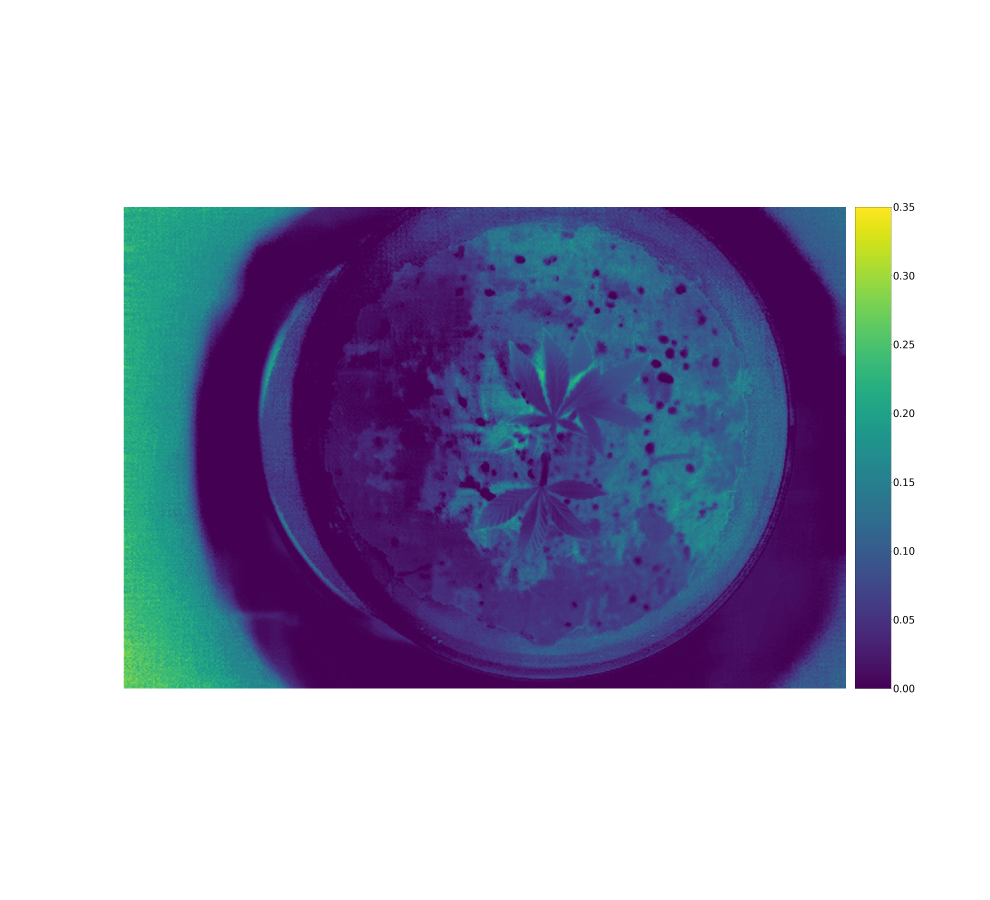
#> input picture ndvi_0.73_1.27.jpg.png, 3960 x 3600 px, given in place of test2.png, which was not available (shown at 1/4 size)
$ jupyter execute ndvi.ipynb   (shell and % lines are left out)
#> lines starting #> are read from the running program, lines starting #| are printed output that depends on the picture; pictures that were not available may be replaced by others from this repository, and a replacement may not be noted
[cell 1]
import cv2
import matplotlib.pyplot as plt
from mpl_toolkits.axes_grid1 import make_axes_locatable
import numpy as np

# np.seterr(divide='ignore', invalid='ignore')
plt.rcParams['figure.figsize'] = [55, 50]

[cell 2]
# img = cv2.imread("data/sat/sat_0.png")
filename = "data/newb/2/test2.png"
img = cv2.imread(filename)
#> img is the input picture: shape (3600, 3960, 3); mean B, G, R 197.8, 176, 175.6
img = cv2.cvtColor(img, cv2.COLOR_RGB2BGR)
plt.imshow(img)

[cell 3]
# img = cv2.resize(img, (img.shape[1],img.shape[0]))
r,g,b = img[::,::,0].astype('float'), img[::,::,1].astype('float'), img[::,::,2].astype('float')
topDiff = (b - r)
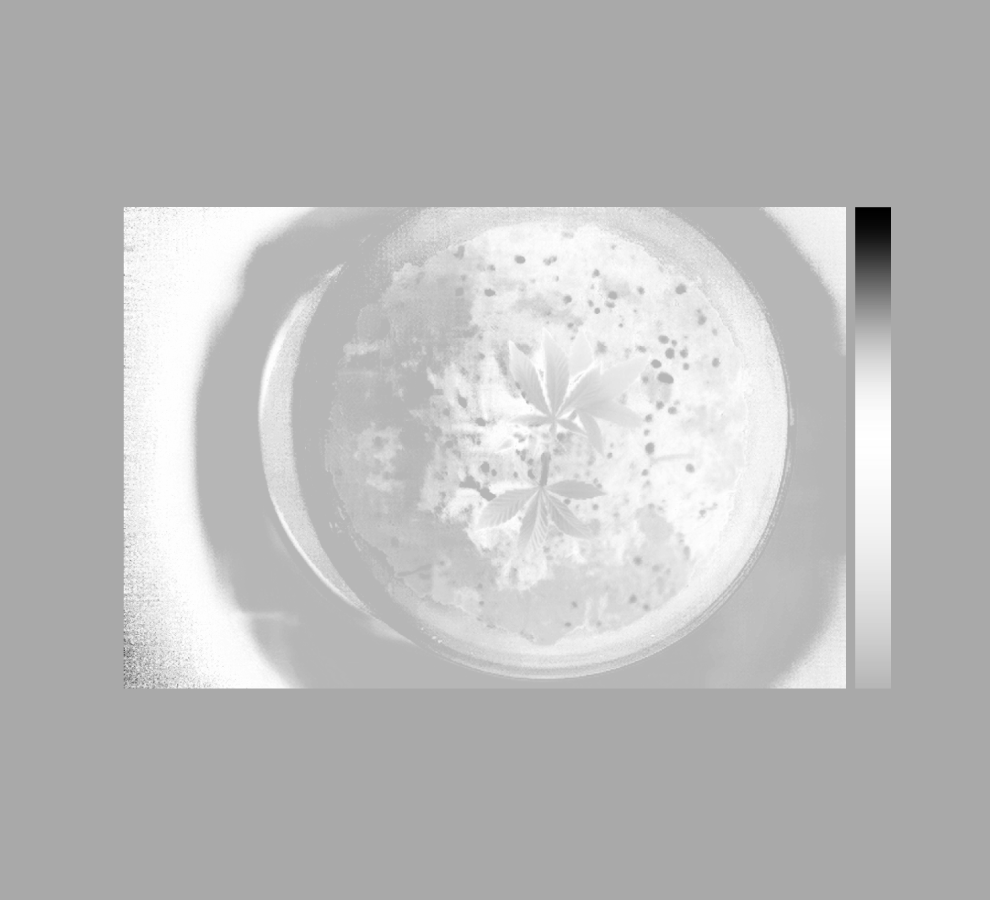
#> topDiff: shape (3600, 3960) float64 (shown at 1/4 size); min -217, max 109, mean 22.2; drawn with min black and max white
botSum = (b + r)
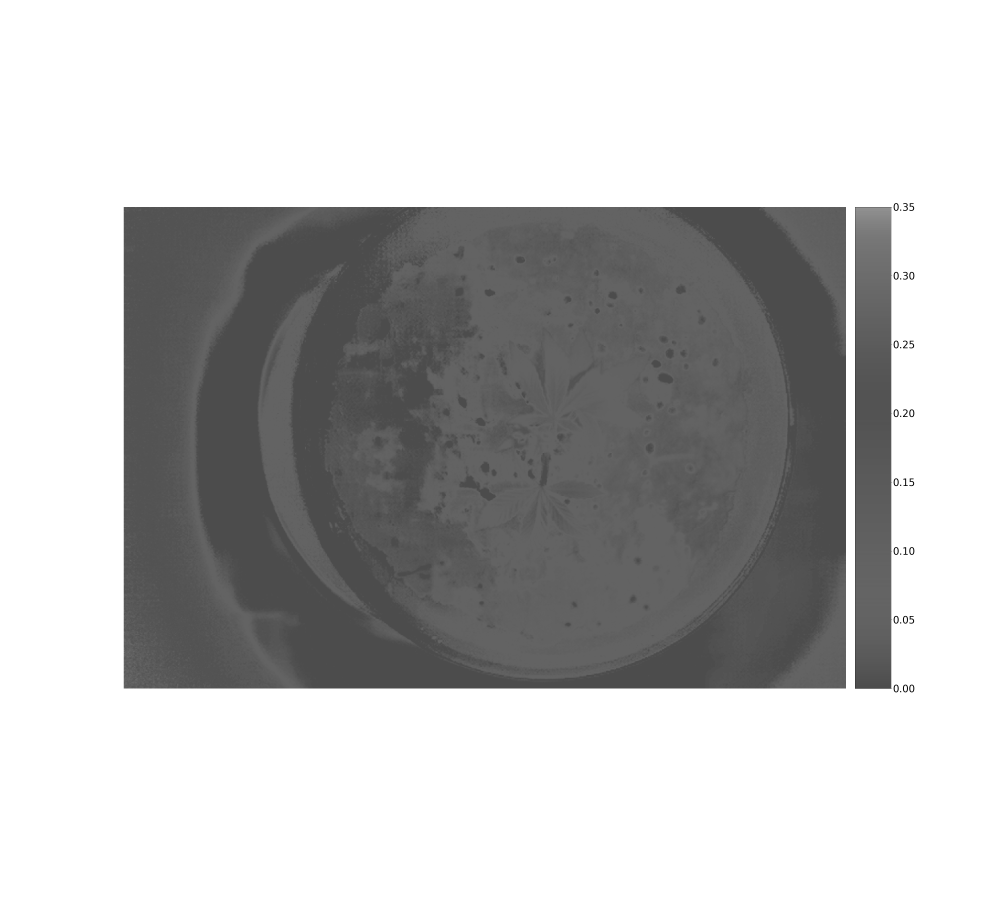
#> botSum: shape (3600, 3960) float64 (shown at 1/4 size); min 0, max 510, mean 373.4; drawn with min black and max white
botSum[botSum == 0] = 0.0001
ndvi = (topDiff)/(botSum)
ndvi[np.isnan(ndvi)] = 0
ndvi *= (ndvi > 0)
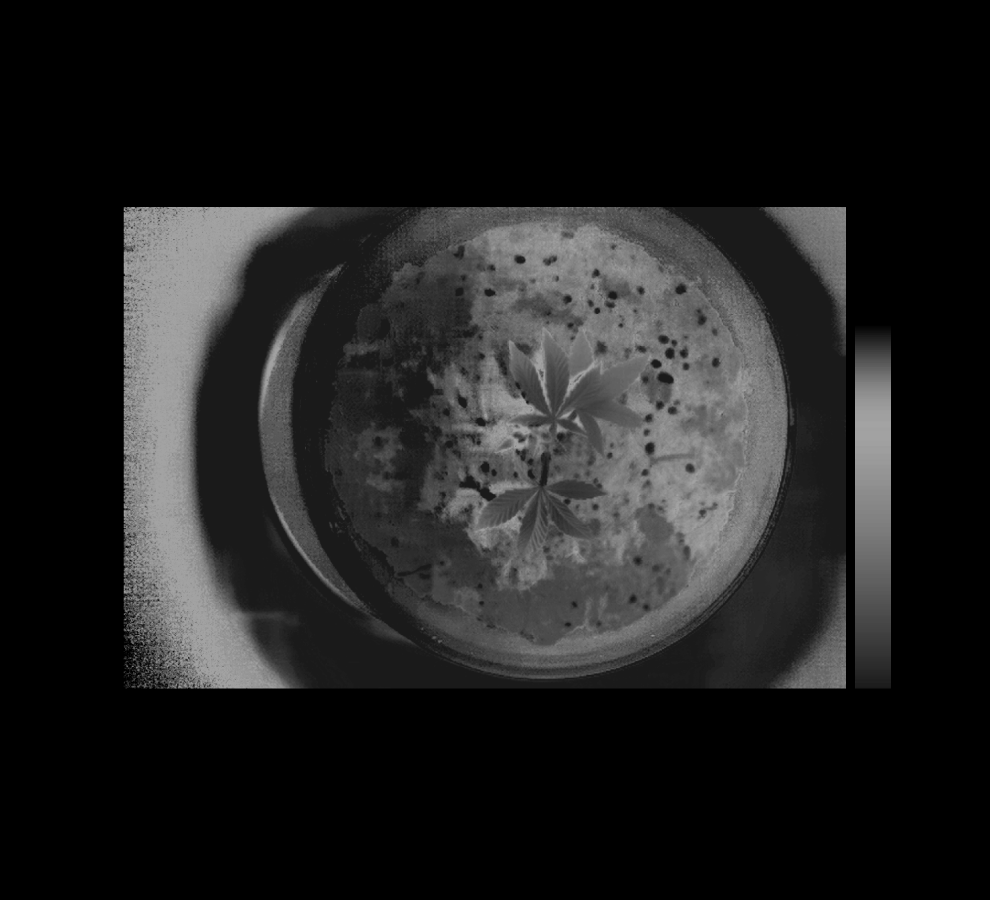
#> ndvi: shape (3600, 3960) float64 (shown at 1/4 size); min 0, max 0.647, mean 0.125

ax = plt.gca()
ax.yaxis.label.set_size(10)
im = ax.imshow(ndvi,cmap="jet")
# create an axes on the right side of ax. The width of cax will be 5%
# of ax and the padding between cax and ax will be fixed at 0.05 inch.
divider = make_axes_locatable(ax)
cax = divider.append_axes("right", size="5%", pad=0.5)
cb = plt.colorbar(im, cax=cax)
cb.ax.tick_params(labelsize=40)
ax.axis('off')
plt.savefig("ndvi_{}.png".format(filename.split("/")[-1]))
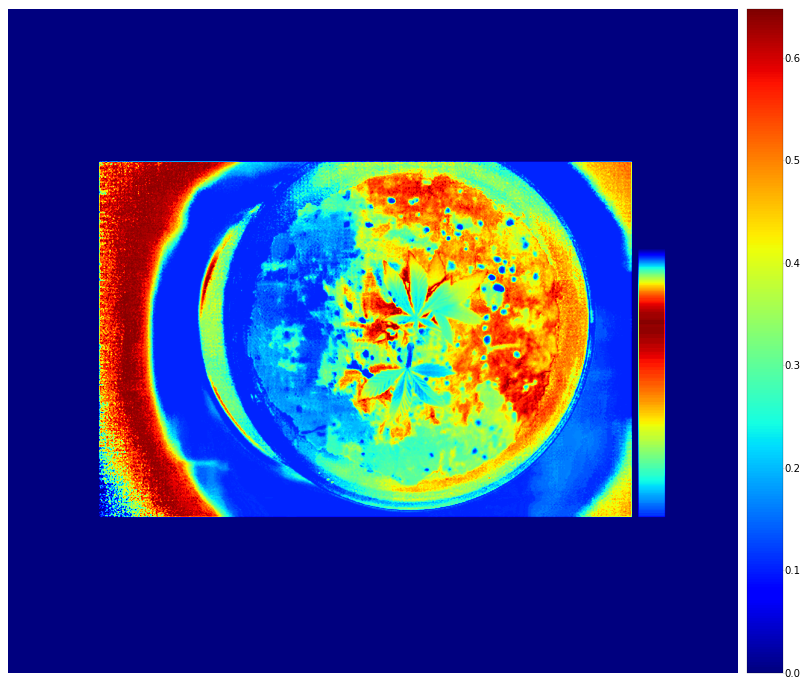
#> figure drawn by matplotlib, 2 panels

[cell 4]
nir = img[::,::,2].astype('float').flatten()
red = img[::,::,0].astype('float').flatten()

# lets try and crop this first, the non veg values are making this confusing
hst = plt.hist2d(red,nir, 93,[[0, 255], [0, 255]],  cmap="jet" )
cbar = plt.colorbar()
cbar.ax.tick_params(labelsize=50)
plt.tick_params(labelsize=50)
plt.xlabel('red',fontsize=100)
plt.ylabel('nir',fontsize=100)
# plt.savefig("ndvi_{}_feature_space.png".format(filename.split("/")[-1]))
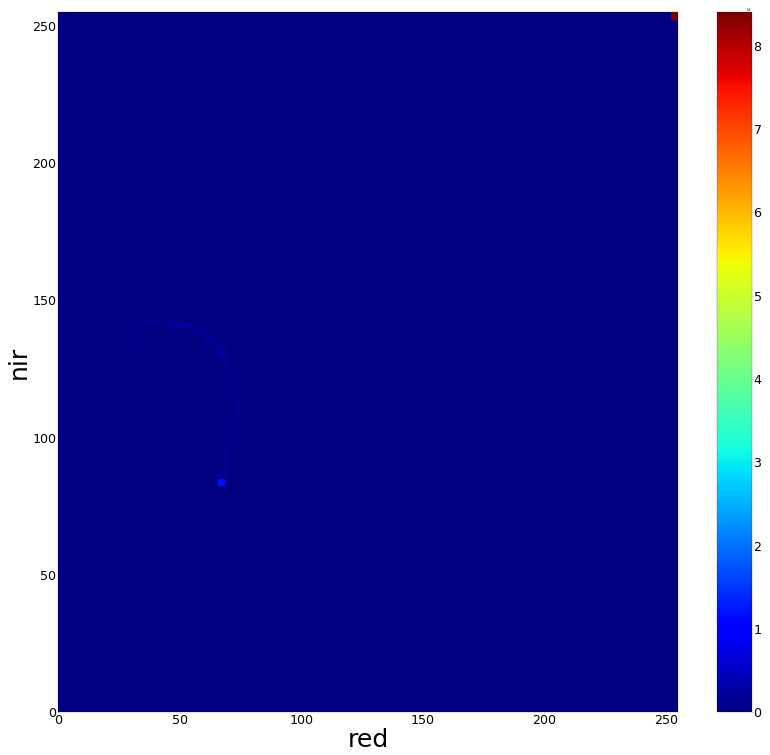
#> figure drawn by matplotlib, 2 panels

$ run again, on ndvi_0.7_1.3.jpg_feature_space.png
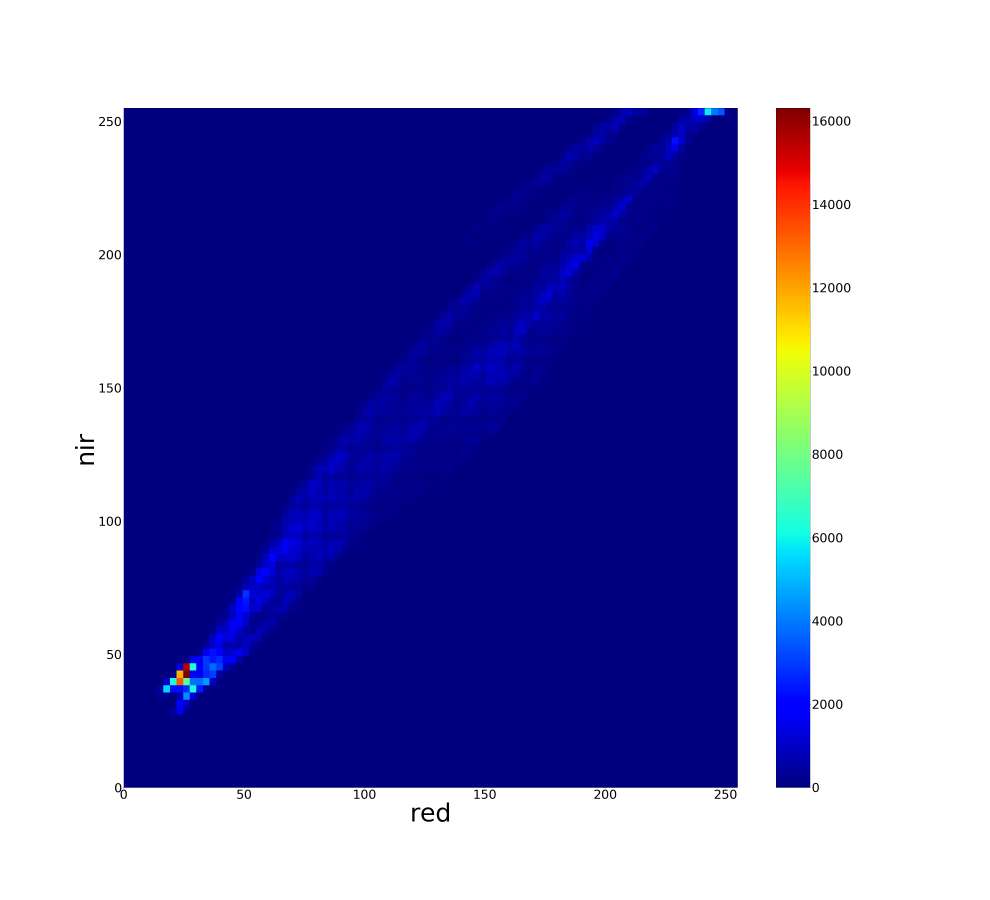
#> input picture ndvi_0.7_1.3.jpg_feature_space.png, 3960 x 3600 px, given in place of test2.png, which was not available (shown at 1/4 size)
#> img is the input picture: shape (3600, 3960, 3); mean B, G, R 193.1, 132, 131.5
#> `ndvi *= (ndvi > 0)`:
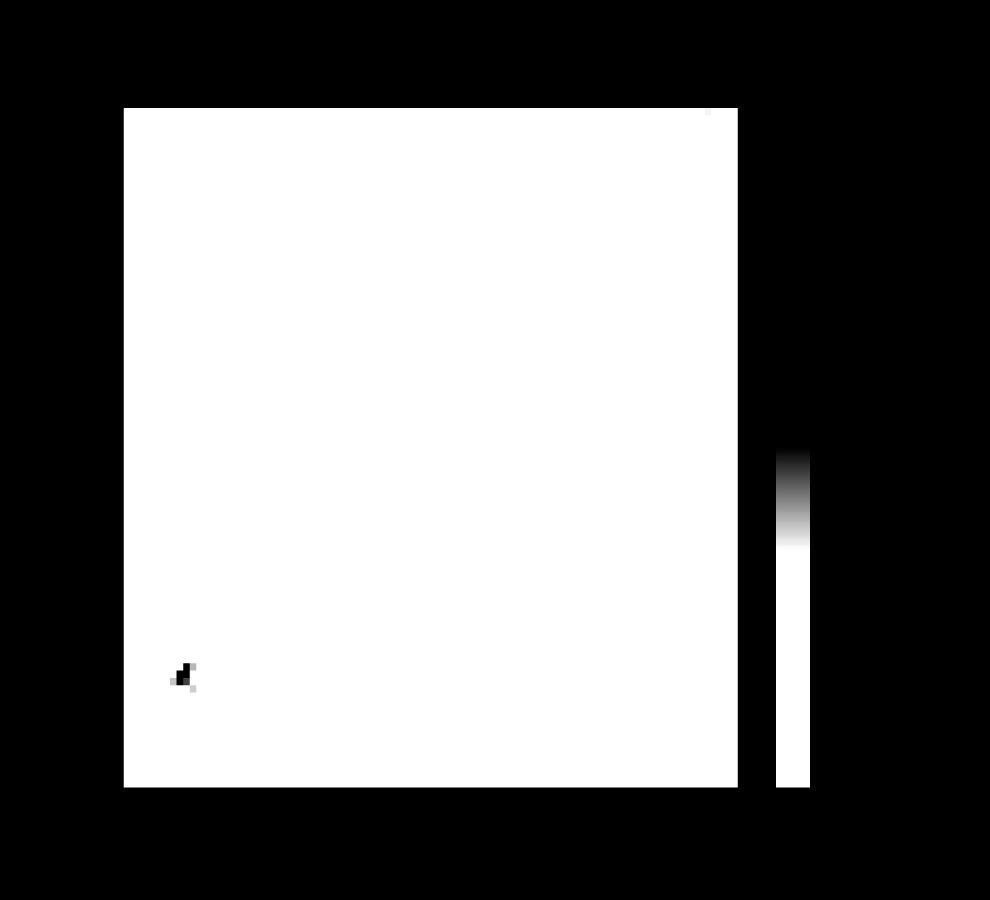
#> ndvi: shape (3600, 3960) float64 (shown at 1/4 size); min 0, max 1, mean 0.479
#> `plt.savefig("ndvi_{}.png".format(filename.split("/")[-1]))`:
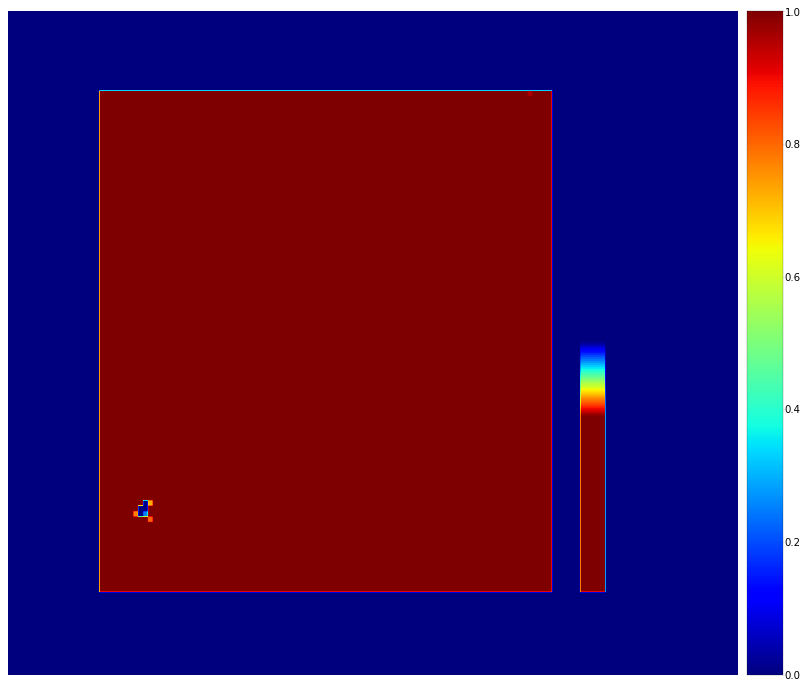
#> figure drawn by matplotlib, 2 panels

$ run again, on ndvi_0.7_1.3_wb.png
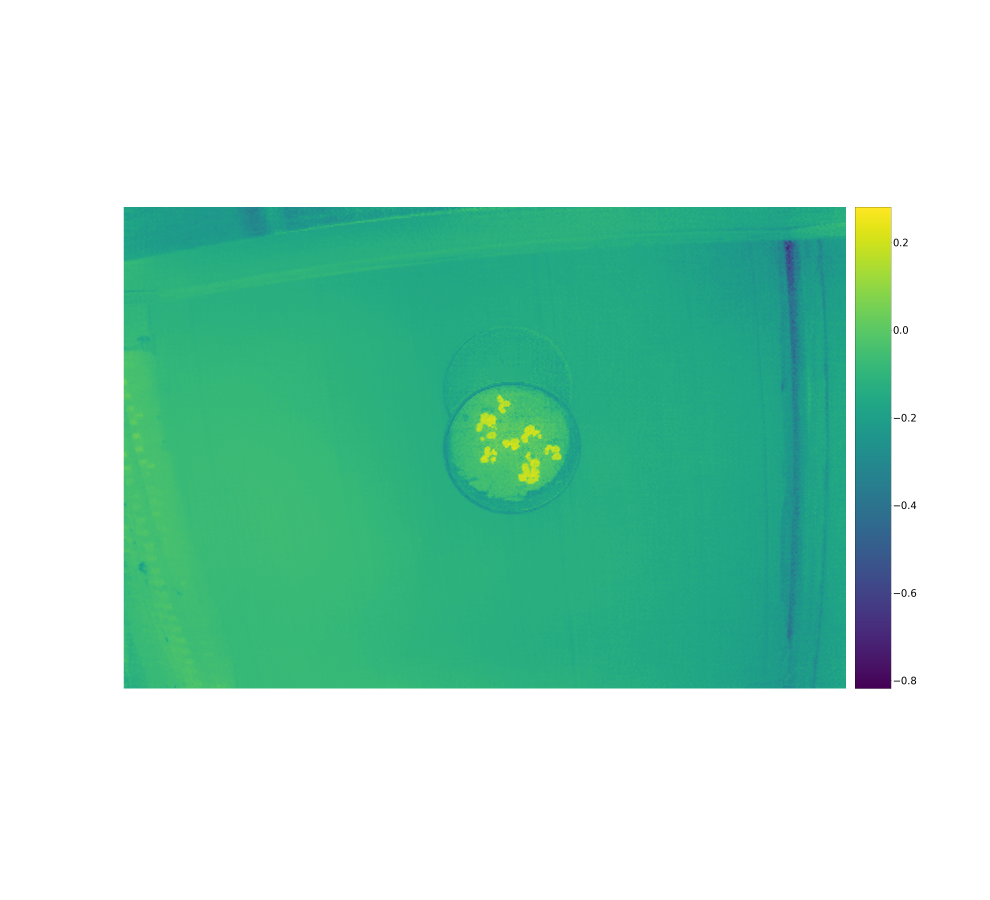
#> input picture ndvi_0.7_1.3_wb.png, 3960 x 3600 px, given in place of test2.png, which was not available (shown at 1/4 size)
#> img is the input picture: shape (3600, 3960, 3); mean B, G, R 201.8, 220.7, 169
#> `ndvi *= (ndvi > 0)`:
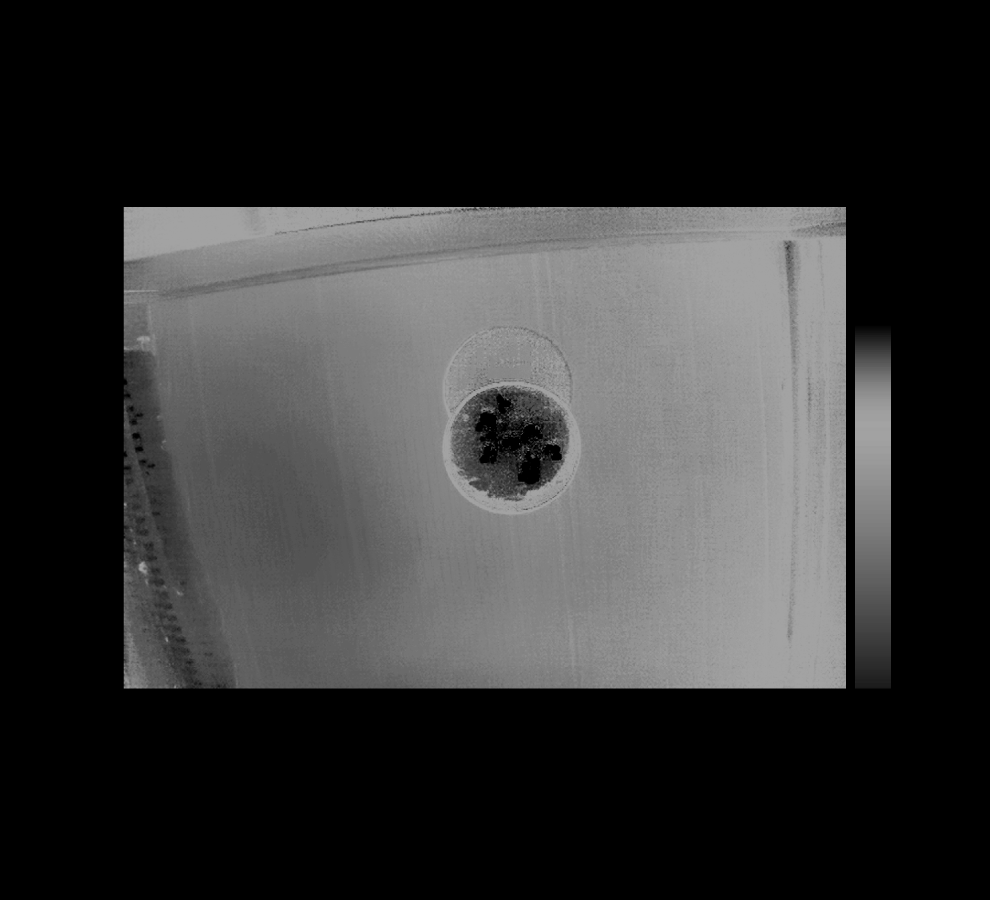
#> ndvi: shape (3600, 3960) float64 (shown at 1/4 size); min 0, max 0.647, mean 0.2
#> `plt.savefig("ndvi_{}.png".format(filename.split("/")[-1]))`:
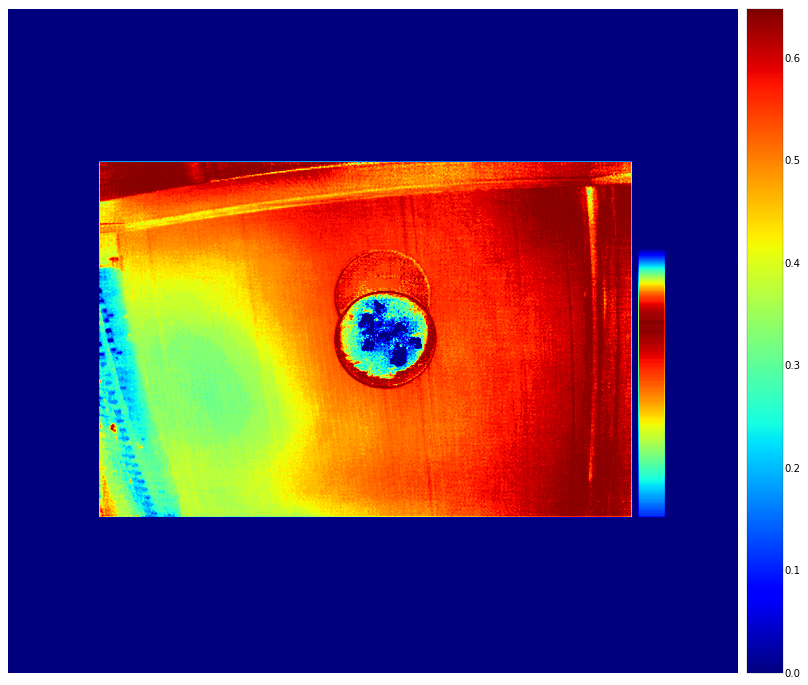
#> figure drawn by matplotlib, 2 panels
